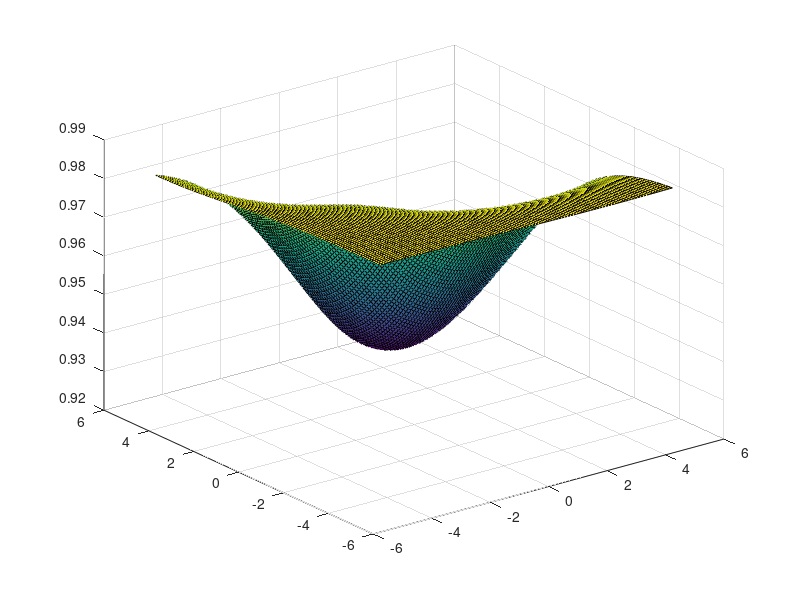
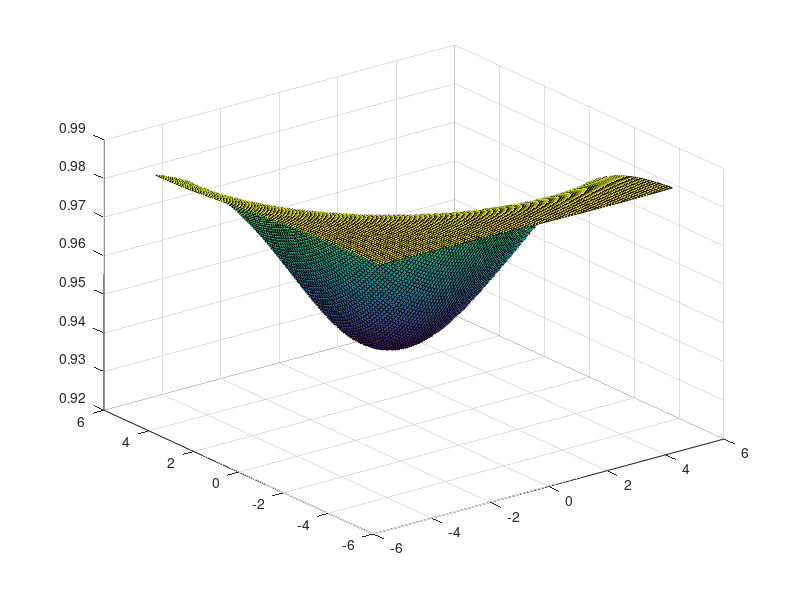

These figures' MATLAB source, in order:
%% test ipopt
%{
x = sdpvar(2,1);
% y = exp(sum(x.^2))-exp(sum(x.^3));
y = sum(x.^2)+norm(x,1)+1;
constr = [x>=[1;1]];
opt = sdpsettings('solver','fmincon');
sol = optimize(constr,y,opt);
sol_y = value(sol);
sol_x = value(x);

%% test anounymous function
f = @(x,y) x+y;
f(1,2)

%% generate 1-d gaussian distribution for illustrating the sensor model
x = -7:0.1:7;
mu = 0;
sigma = 2;
k = sigma*sqrt(2*pi);
y = k*normpdf(x,mu,sigma);
% plot(x,y);
area(x,y);
xlabel('distance to the sensor');
ylabel('likelihood of detection');
fig2Pdf('sensor_model',300,gcf)

%% GMM model
x = -15:0.1:15;
mu = [0;-5;5];
sigma = [5;3;2];
n = length(mu);
w = ones(n,1)/n;
y = zeros(length(x),n);
z = zeros(length(x),1);
for ii = 1:n
    y(:,ii) = normpdf(x,mu(ii),sigma(ii))*w(ii);
    z = z+y(:,ii);
end
figure
hold on
plot(x,y);
plot(x,z,'black');
xlabel('x');
ylabel('pdf');
legend('component1','component2','component3','combination')
fig2Pdf('gmm_demo',300,gcf)

%}
%% save all openwindows for a movie
%{
n = 39; % number of current open windows
% F2 = struct;
for ii = 1:10
    h = figure(ii+1);
%     drawnow
    ax = gca;
    ax.Units = 'pixels';
    pos = ax.Position;
    ti = ax.TightInset;
    rect = [-ti(1), -ti(2), pos(3)+ti(1)+ti(3), pos(4)+ti(2)+ti(4)];
    F3(ii) = getframe(ax,rect);
%     F3(ii) = getframe(figure(ii+1));% the first figure shows the clustering result
end
fig = figure;
movie(fig,F3);
%}
%% try the cell
%{
all_comb = {};
for ii = 1:5
    all_comb = [all_comb;num2cell(nchoosek(1:5,ii),2)];
end
%}
%% test how fast the NLP solver can solve for a one-point feasible set case
%{
addpath('/Users/changliu/Documents/MATLAB/studentSnopt')
addpath('/Users/changliu/Documents/MATLAB/Ipopt-3.11.8-linux64mac64win32win64-matlabmexfiles');
sdpvar x;
obj = exp(sum(x.^2)-sum(x)^2)-log(abs(sum(x)));
constr = [x<= ones(10000,1)];
constr = [constr,x == [ones(5000,1);-ones(5000,1)]];
opt = sdpsettings('solver','ipopt');
sol = optimize(constr,obj,opt);
opt_x = value(x);
%}

%% test the optimizer
%{
sdpvar a
sdpvar x(2,1)
Constraints = [a+1 <= x];
Objective = sum(x.^2);
P = optimizer(Constraints,Objective,[],a,x);
P{[1;1]}
%}

%% test the gaussian fitting method in Matlab
%{
mu1 = [1 1];
Sigma1 = [0.5 0; 0 0.5];
mu2 = [3 3];
Sigma2 = [0.2 0; 0 0.2];
rng(1);
X = [mvnrnd(mu1,Sigma1,5000);mvnrnd(mu2,Sigma2,5000)];

plot(X(:,1),X(:,2),'ko')
title('Scatter Plot')
xlim([min(X(:)) max(X(:))]) % Make axes have the same scale
ylim([min(X(:)) max(X(:))])
options = statset('Display','final');

AIC = zeros(1,10);
GMModels = cell(1,10);
options = statset('MaxIter',500);
for k = 1:10
    GMModels{k} = fitgmdist(X,k,'Options',options,'CovType','diagonal');
    AIC(k)= GMModels{k}.AIC;
end

[minAIC,numComponents] = min(AIC);
numComponents

BestModel = GMModels{numComponents}
%}

%% test if the obj1 is correctly calculated
%{
A = @(lambda,psi) 1/4*lambda'/psi*lambda-1/2*log(det(psi))+log(pi);
tmp_obj = 0;
k = agent.k_s;
for ii= 1:length(campus.w)
    lambda_f = campus.lambda(:,ii);
    psi_f = campus.psi(:,:,ii);
    psi_s = agent.psi_s;
    lambda_s = psi_s\agent.currentPos(1:2);
    tmp = A(lambda_f+lambda_s,psi_f+psi_s)-A(lambda_f,psi_f)-A(lambda_s,psi_s);
    tmp1 = k*exp(tmp);
    tmp_obj = tmp_obj+campus.w(ii)*(1-tmp1);
end
%}

%% save figure to Pdf
%{
folder_path = '/Users/changliu/Documents/TortoiseHg/DSCC 2015/figures';
fig_name = 'clt_2_sim3_leave_clt_newcm.pdf';
file_name = fullfile (folder_path,fig_name);
fig2Pdf(file_name,300,gcf)
%}

%% plot the sensor model
%{
std_dev = 3;
x = [-10:0.05:10];
f = @(x) sqrt(2*pi)*std_dev*normpdf(x,0,std_dev);
h1 = figure;
area(x,f(x),'FaceColor',[0.9 0.9 0.9])
title('Probability of Detection')
xlabel('Target Position')
ylabel('Probability')
h2 = figure;
area(x,1-f(x),'FaceColor',[0.9 0.9 0.9])
title('Probability of Non-detection')
ylabel('Probability')
xlabel('Target Position')
fig2Pdf('PoD',300,h1)
fig2Pdf('PoND',300,h2)
%}

%% try the endcheck condition
%{
uni_par = (unique(particles','rows'))'; % 2-by-x matrix
mean_p = mean(uni_par,2);
n_uniq = size(uni_par,2); % # of unique points

dif = uni_par - mean_p*ones(1,n_uniq);
cov_p = dif*dif'/n_uniq;
if norm(cov_p,2) < 2
    game_end = 1;
    return
else
    game_end = 0;
    return
end
%}

%% change plot setting
% addpath('/Users/changliu/Documents/TortoiseHg/DSCC 2015/figures')
% filename = 'clt_1_sim1_init';
% h = hgload(filename);
%{
ax = gca; % get current axes handle
grid(ax,'on')
load('MyColorMap','mycmap');% change color map
colormap(ax,mycmap)
box(ax,'on')
%}

%% check the property of the objective function with 2-step prediciton
%
sigma_s = eye(2);
psi_s = 1/2*eye(2)/sigma_s;
c = 2*pi*sqrt(det(sigma_s));

% target distribution
sigma_i = 10*eye(2);
psi_i = 1/2*eye(2)/sigma_i;
mu_i = [5;3];
lambda_i = sigma_i\mu_i;

A = @(lambda,psi) 1/4*lambda'/psi*lambda-1/2*log(det(psi))+log(2*pi)-0.5*log(2);
alpha = @(x,y) A(x+lambda_i,y+psi_i)-A(x,y)-A(lambda_i,psi_i);
alpha_l = @(x,y,z,t) A(x+z+lambda_i,y+t+psi_i)-A(x,y)-A(z,t)-A(lambda_i,psi_i);
mu_s1 = [1;-1];
a = -5:0.1:5;
b = -5:0.1:5;
lambda_s1 = sigma_s\mu_s1;
obj1 = zeros(length(a),length(b));
obj2 = zeros(length(a),length(b));
for ii = 1:length(a)
    for jj = 1:length(b)
        alpha11 = alpha(lambda_s1,psi_s);
        alpha12 = alpha(sigma_s\[a(ii);b(jj)],psi_s);
        alpha21 = alpha_l(sigma_s\[a(ii);b(jj)],psi_s,lambda_s1,psi_s);
%         alpha1 = alpha(lambda_s1,sigma_s);
%         alpha2 = alpha([a(ii);b(jj)],sigma_s);
%         alpha3 = alpha_l([a(ii);b(jj)],sigma_s,lambda_s1,sigma_s);
        obj1(ii,jj) = 1+c^2*exp(alpha21)-c*exp(alpha11)-c*exp(alpha12);
        obj2(ii,jj) = 1-c*exp(alpha11)-c*exp(alpha12);
    end
end
figure
surf(a,b,obj1)
figure
surf(a,b,obj2)
%}

%% check the property of the objective function with 3-step prediciton
% code seems to be wrong: the obj has negative values, which is wrong
% covariance of sensor
%{
sigma_s = eye(2);
psi_s = 1/2*eye(2)/sigma_s;
c = 2*pi*sqrt(det(sigma_s));

% target distribution
sigma_t = 9*eye(2);
psi_t = 1/2*eye(2)/sigma_t;
mu_t = zeros(2,1);
lambda_t = sigma_t\mu_t;

A = @(lambda,psi) 1/4*lambda'/psi*lambda-1/2*log(det(psi))+log(pi);
alpha1 = @(x,y) A(x+lambda_t,y+psi_t)-A(x,y)-A(lambda_t,psi_t);
alpha2 = @(x,y,z,t) A(x+z+lambda_t,y+t+psi_t)-A(x,y)-A(z,t)-A(lambda_t,psi_t);
alpha3 = @(x,y,z,t,m,n) A(x+z+m+lambda_t,y+t+n+psi_t)-A(x,y)-A(z,t)-A(m,n)-A(lambda_t,psi_t);
mu_s1 = [1;-1]; % sensor position at time 1
mu_s2 = [2;2]; % sensor position at time 2
a = -5:0.1:5; % sensor position at time 3
b = -5:0.1:5;
lambda_s1 = sigma_s\mu_s1;
lambda_s2 = sigma_s\mu_s2;
obj1 = zeros(length(a),length(b));
obj2 = zeros(length(a),length(b));
obj3 = zeros(length(a),length(b));
for ii = 1:length(a)
    for jj = 1:length(b)
        lambda_ab = sigma_s\[a(ii);b(jj)];
        alpha11 = alpha1(lambda_s1,psi_s);
        alpha12 = alpha1(lambda_s2,psi_s);
        alpha13 = alpha1(lambda_ab,psi_s);
        alpha21 = alpha2(lambda_ab,psi_s,lambda_s1,psi_s);
        alpha22 = alpha2(lambda_ab,psi_s,lambda_s2,psi_s);
        alpha23 = alpha2(lambda_s1,psi_s,lambda_s2,psi_s);
        alpha31 = alpha3(lambda_ab,psi_s,lambda_s1,psi_s,lambda_s2,psi_s);
        obj1(ii,jj) = 1-c^3*exp(alpha31)+c^2*exp(alpha21)+c^2*exp(alpha22)+c^2*exp(alpha23)-c*exp(alpha11)-c*exp(alpha12)-c*exp(alpha13);
        obj2(ii,jj) = 1+c^2*exp(alpha21)+c^2*exp(alpha22)+c^2*exp(alpha23)-c*exp(alpha11)-c*exp(alpha12)-c*exp(alpha13);
        obj3(ii,jj) = 1-c*exp(alpha11)-c*exp(alpha12)-c*exp(alpha13);
    end
end
figure
surf(a,b,obj1)
figure
surf(a,b,obj2)
figure
surf(a,b,obj3)
%}
%% check the convexity of xy
%{
x = -5:0.1:5;
y = -5:0.1:5;
z = zeros(length(x),length(y));
for ii = 1:length(x)
    for jj = 1:length(y)
        z(ii,jj) = x(ii)*y(jj);
    end
end
surf(x,y,z)
%}